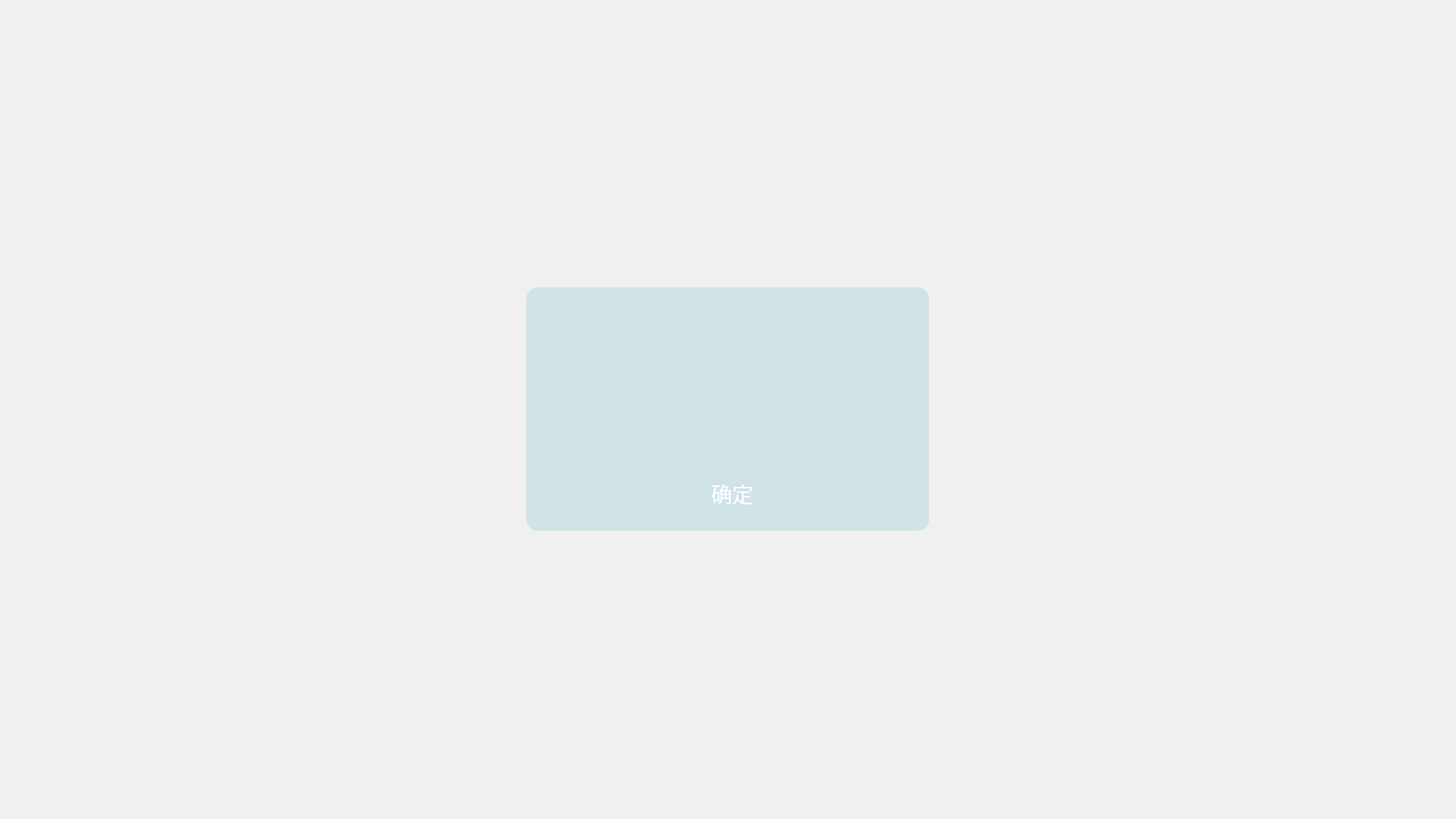
<?xml version="1.0" encoding="UTF-8"?>
<ui version="4.0">
 <class>TipDialog</class>
 <widget class="QDialog" name="TipDialog">
  <property name="geometry">
   <rect>
    <x>0</x>
    <y>0</y>
    <width>1920</width>
    <height>1080</height>
   </rect>
  </property>
  <property name="windowTitle">
   <string>Dialog</string>
  </property>
  <widget class="QLabel" name="label">
   <property name="geometry">
    <rect>
     <x>694</x>
     <y>379</y>
     <width>531</width>
     <height>321</height>
    </rect>
   </property>
   <property name="styleSheet">
    <string notr="true">background-color: rgb(208, 227, 231);
border-radius:15px;</string>
   </property>
   <property name="text">
    <string/>
   </property>
  </widget>
  <widget class="QLabel" name="label_2">
   <property name="geometry">
    <rect>
     <x>730</x>
     <y>440</y>
     <width>451</width>
     <height>91</height>
    </rect>
   </property>
   <property name="styleSheet">
    <string notr="true">font-family: &quot;苹方 中等&quot;;
	font-size: 28px;</string>
   </property>
   <property name="text">
    <string/>
   </property>
   <property name="alignment">
    <set>Qt::AlignCenter</set>
   </property>
  </widget>
  <widget class="QPushButton" name="pushButton">
   <property name="geometry">
    <rect>
     <x>900</x>
     <y>620</y>
     <width>131</width>
     <height>61</height>
    </rect>
   </property>
   <property name="styleSheet">
    <string notr="true">QPushButton{
border-image: url(:/image/loadafter/1/xiayibuweixuanzhong.png);
border-radius: 22px;
color: #ffffff;
font-family: &quot;苹方 粗体&quot;;
	font-size: 28px;}
QPushButton:focus,QPushButton:hover{
border-image: url(:/image/loadafter/tab/2/组25.png);
}
	
QPushButton:pressed{
url(:/image/loadafter/1/xiayibuanzhong.png)
}</string>
   </property>
   <property name="text">
    <string>确定</string>
   </property>
  </widget>
  <widget class="QLabel" name="label_3">
   <property name="geometry">
    <rect>
     <x>0</x>
     <y>0</y>
     <width>1920</width>
     <height>1080</height>
    </rect>
   </property>
   <property name="styleSheet">
    <string notr="true">background-color: rgba(240, 240, 240,50%);</string>
   </property>
   <property name="text">
    <string/>
   </property>
  </widget>
  <zorder>label_3</zorder>
  <zorder>label</zorder>
  <zorder>label_2</zorder>
  <zorder>pushButton</zorder>
 </widget>
 <resources/>
 <connections/>
</ui>
